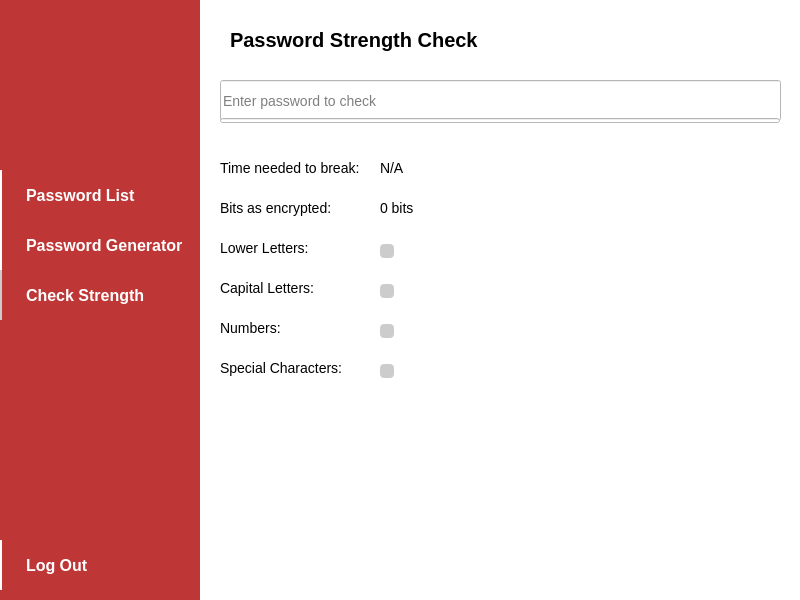
<?xml version="1.0" encoding="UTF-8"?>
<ui version="4.0">
 <class>PasCheck</class>
 <widget class="QWidget" name="PasCheck">
  <property name="geometry">
   <rect>
    <x>0</x>
    <y>0</y>
    <width>800</width>
    <height>600</height>
   </rect>
  </property>
  <property name="windowTitle">
   <string>Form</string>
  </property>
  <widget class="QWidget" name="contentWidget" native="true">
   <property name="geometry">
    <rect>
     <x>200</x>
     <y>0</y>
     <width>600</width>
     <height>600</height>
    </rect>
   </property>
   <property name="sizePolicy">
    <sizepolicy hsizetype="Preferred" vsizetype="Maximum">
     <horstretch>0</horstretch>
     <verstretch>0</verstretch>
    </sizepolicy>
   </property>
   <property name="minimumSize">
    <size>
     <width>567</width>
     <height>532</height>
    </size>
   </property>
   <property name="styleSheet">
    <string notr="true">QWidget {
	background-color: white;
}
#checkPasEdit {
	color: black;
	font-size: 14px;
}
QLabel {
	color: black;
	font-size: 14px;
}
QCheckBox::indicator:unchecked:disabled {
	background-color: #cccccc;
	border-radius: 4px;
}
QCheckBox::indicator:checked:disabled {
	background-color: green;
	border-radius: 4px;
}</string>
   </property>
   <widget class="QLabel" name="pageTitle">
    <property name="geometry">
     <rect>
      <x>30</x>
      <y>20</y>
      <width>260</width>
      <height>40</height>
     </rect>
    </property>
    <property name="styleSheet">
     <string notr="true">color: black; font-size: 20px; font-weight: bold;</string>
    </property>
    <property name="text">
     <string>Password Strength Check</string>
    </property>
   </widget>
   <widget class="QLineEdit" name="checkPasEdit">
    <property name="geometry">
     <rect>
      <x>20</x>
      <y>80</y>
      <width>561</width>
      <height>41</height>
     </rect>
    </property>
    <property name="focusPolicy">
     <enum>Qt::FocusPolicy::ClickFocus</enum>
    </property>
    <property name="styleSheet">
     <string notr="true"/>
    </property>
    <property name="text">
     <string/>
    </property>
    <property name="maxLength">
     <number>64</number>
    </property>
    <property name="placeholderText">
     <string>Enter password to check</string>
    </property>
   </widget>
   <widget class="QProgressBar" name="strengthBar">
    <property name="geometry">
     <rect>
      <x>20</x>
      <y>118</y>
      <width>560</width>
      <height>5</height>
     </rect>
    </property>
    <property name="styleSheet">
     <string notr="true">QProgressBar::chunk
 {
	border-radius: 5px;
	background-color: red;
}</string>
    </property>
    <property name="minimum">
     <number>0</number>
    </property>
    <property name="value">
     <number>0</number>
    </property>
    <property name="textVisible">
     <bool>false</bool>
    </property>
   </widget>
   <widget class="QLabel" name="timeToBreak">
    <property name="geometry">
     <rect>
      <x>180</x>
      <y>160</y>
      <width>141</width>
      <height>16</height>
     </rect>
    </property>
    <property name="text">
     <string>N/A</string>
    </property>
   </widget>
   <widget class="QLabel" name="bits">
    <property name="geometry">
     <rect>
      <x>180</x>
      <y>200</y>
      <width>151</width>
      <height>16</height>
     </rect>
    </property>
    <property name="text">
     <string>0 bits</string>
    </property>
   </widget>
   <widget class="QLabel" name="label">
    <property name="geometry">
     <rect>
      <x>20</x>
      <y>160</y>
      <width>140</width>
      <height>16</height>
     </rect>
    </property>
    <property name="text">
     <string>Time needed to break:</string>
    </property>
   </widget>
   <widget class="QLabel" name="label_2">
    <property name="geometry">
     <rect>
      <x>20</x>
      <y>200</y>
      <width>140</width>
      <height>16</height>
     </rect>
    </property>
    <property name="text">
     <string>Bits as encrypted:</string>
    </property>
   </widget>
   <widget class="QLabel" name="label_3">
    <property name="geometry">
     <rect>
      <x>20</x>
      <y>240</y>
      <width>140</width>
      <height>16</height>
     </rect>
    </property>
    <property name="text">
     <string>Lower Letters:</string>
    </property>
   </widget>
   <widget class="QLabel" name="label_4">
    <property name="geometry">
     <rect>
      <x>20</x>
      <y>280</y>
      <width>140</width>
      <height>16</height>
     </rect>
    </property>
    <property name="text">
     <string>Capital Letters:</string>
    </property>
   </widget>
   <widget class="QLabel" name="label_5">
    <property name="geometry">
     <rect>
      <x>20</x>
      <y>320</y>
      <width>140</width>
      <height>16</height>
     </rect>
    </property>
    <property name="text">
     <string>Numbers:</string>
    </property>
   </widget>
   <widget class="QLabel" name="label_6">
    <property name="geometry">
     <rect>
      <x>20</x>
      <y>360</y>
      <width>140</width>
      <height>16</height>
     </rect>
    </property>
    <property name="text">
     <string>Special Characters:</string>
    </property>
   </widget>
   <widget class="QCheckBox" name="lowerCheck">
    <property name="enabled">
     <bool>false</bool>
    </property>
    <property name="geometry">
     <rect>
      <x>180</x>
      <y>240</y>
      <width>77</width>
      <height>22</height>
     </rect>
    </property>
    <property name="text">
     <string/>
    </property>
    <property name="checkable">
     <bool>true</bool>
    </property>
   </widget>
   <widget class="QCheckBox" name="capitalCheck">
    <property name="enabled">
     <bool>false</bool>
    </property>
    <property name="geometry">
     <rect>
      <x>180</x>
      <y>280</y>
      <width>77</width>
      <height>22</height>
     </rect>
    </property>
    <property name="text">
     <string/>
    </property>
    <property name="checkable">
     <bool>true</bool>
    </property>
   </widget>
   <widget class="QCheckBox" name="numberCheck">
    <property name="enabled">
     <bool>false</bool>
    </property>
    <property name="geometry">
     <rect>
      <x>180</x>
      <y>320</y>
      <width>77</width>
      <height>22</height>
     </rect>
    </property>
    <property name="text">
     <string/>
    </property>
    <property name="checkable">
     <bool>true</bool>
    </property>
   </widget>
   <widget class="QCheckBox" name="specialCheck">
    <property name="enabled">
     <bool>false</bool>
    </property>
    <property name="geometry">
     <rect>
      <x>180</x>
      <y>360</y>
      <width>77</width>
      <height>22</height>
     </rect>
    </property>
    <property name="text">
     <string/>
    </property>
    <property name="checkable">
     <bool>true</bool>
    </property>
   </widget>
  </widget>
  <widget class="QWidget" name="menuWidget" native="true">
   <property name="geometry">
    <rect>
     <x>0</x>
     <y>0</y>
     <width>200</width>
     <height>600</height>
    </rect>
   </property>
   <property name="sizePolicy">
    <sizepolicy hsizetype="Preferred" vsizetype="Maximum">
     <horstretch>0</horstretch>
     <verstretch>0</verstretch>
    </sizepolicy>
   </property>
   <property name="minimumSize">
    <size>
     <width>200</width>
     <height>500</height>
    </size>
   </property>
   <property name="baseSize">
    <size>
     <width>200</width>
     <height>532</height>
    </size>
   </property>
   <property name="palette">
    <palette>
     <active>
      <colorrole role="Button">
       <brush brushstyle="SolidPattern">
        <color alpha="255">
         <red>191</red>
         <green>54</green>
         <blue>54</blue>
        </color>
       </brush>
      </colorrole>
      <colorrole role="Base">
       <brush brushstyle="SolidPattern">
        <color alpha="255">
         <red>191</red>
         <green>54</green>
         <blue>54</blue>
        </color>
       </brush>
      </colorrole>
      <colorrole role="Window">
       <brush brushstyle="SolidPattern">
        <color alpha="255">
         <red>191</red>
         <green>54</green>
         <blue>54</blue>
        </color>
       </brush>
      </colorrole>
     </active>
     <inactive>
      <colorrole role="Button">
       <brush brushstyle="SolidPattern">
        <color alpha="255">
         <red>191</red>
         <green>54</green>
         <blue>54</blue>
        </color>
       </brush>
      </colorrole>
      <colorrole role="Base">
       <brush brushstyle="SolidPattern">
        <color alpha="255">
         <red>191</red>
         <green>54</green>
         <blue>54</blue>
        </color>
       </brush>
      </colorrole>
      <colorrole role="Window">
       <brush brushstyle="SolidPattern">
        <color alpha="255">
         <red>191</red>
         <green>54</green>
         <blue>54</blue>
        </color>
       </brush>
      </colorrole>
     </inactive>
     <disabled>
      <colorrole role="Button">
       <brush brushstyle="SolidPattern">
        <color alpha="255">
         <red>191</red>
         <green>54</green>
         <blue>54</blue>
        </color>
       </brush>
      </colorrole>
      <colorrole role="Base">
       <brush brushstyle="SolidPattern">
        <color alpha="255">
         <red>191</red>
         <green>54</green>
         <blue>54</blue>
        </color>
       </brush>
      </colorrole>
      <colorrole role="Window">
       <brush brushstyle="SolidPattern">
        <color alpha="255">
         <red>191</red>
         <green>54</green>
         <blue>54</blue>
        </color>
       </brush>
      </colorrole>
     </disabled>
    </palette>
   </property>
   <property name="styleSheet">
    <string notr="true">QPushButton {
	font-size: 16px;
	font-weight: bold;
	background-color: #bf3636;
	color: white;
	padding: 8px;
	padding-left: 24px;
	border: none;
	border-left: 2px solid white;
	text-align:left;
}
QPushButton:hover {
	background-color: #d43f3f;
}
QWidget{
	background-color: #bf3636;
}</string>
   </property>
   <widget class="QPushButton" name="pasListBtn">
    <property name="geometry">
     <rect>
      <x>0</x>
      <y>170</y>
      <width>200</width>
      <height>50</height>
     </rect>
    </property>
    <property name="focusPolicy">
     <enum>Qt::FocusPolicy::ClickFocus</enum>
    </property>
    <property name="styleSheet">
     <string notr="true"/>
    </property>
    <property name="text">
     <string>Password List</string>
    </property>
   </widget>
   <widget class="QPushButton" name="pasGenBtn">
    <property name="geometry">
     <rect>
      <x>0</x>
      <y>220</y>
      <width>200</width>
      <height>50</height>
     </rect>
    </property>
    <property name="focusPolicy">
     <enum>Qt::FocusPolicy::ClickFocus</enum>
    </property>
    <property name="styleSheet">
     <string notr="true"/>
    </property>
    <property name="text">
     <string>Password Generator</string>
    </property>
   </widget>
   <widget class="QPushButton" name="pasCheckBtn">
    <property name="geometry">
     <rect>
      <x>0</x>
      <y>270</y>
      <width>200</width>
      <height>50</height>
     </rect>
    </property>
    <property name="focusPolicy">
     <enum>Qt::FocusPolicy::ClickFocus</enum>
    </property>
    <property name="styleSheet">
     <string notr="true">border-left: 2px solid #cccccc;</string>
    </property>
    <property name="text">
     <string>Check Strength</string>
    </property>
   </widget>
   <widget class="QPushButton" name="logOutBtn">
    <property name="geometry">
     <rect>
      <x>0</x>
      <y>540</y>
      <width>200</width>
      <height>50</height>
     </rect>
    </property>
    <property name="focusPolicy">
     <enum>Qt::FocusPolicy::ClickFocus</enum>
    </property>
    <property name="text">
     <string>Log Out</string>
    </property>
   </widget>
   <widget class="QLabel" name="logo">
    <property name="geometry">
     <rect>
      <x>40</x>
      <y>20</y>
      <width>120</width>
      <height>120</height>
     </rect>
    </property>
    <property name="styleSheet">
     <string notr="true"/>
    </property>
    <property name="text">
     <string/>
    </property>
    <property name="pixmap">
     <pixmap resource="resources.qrc">:/res/pasman.png</pixmap>
    </property>
    <property name="scaledContents">
     <bool>true</bool>
    </property>
   </widget>
  </widget>
 </widget>
 <resources>
  <include location="resources.qrc"/>
 </resources>
 <connections/>
</ui>
